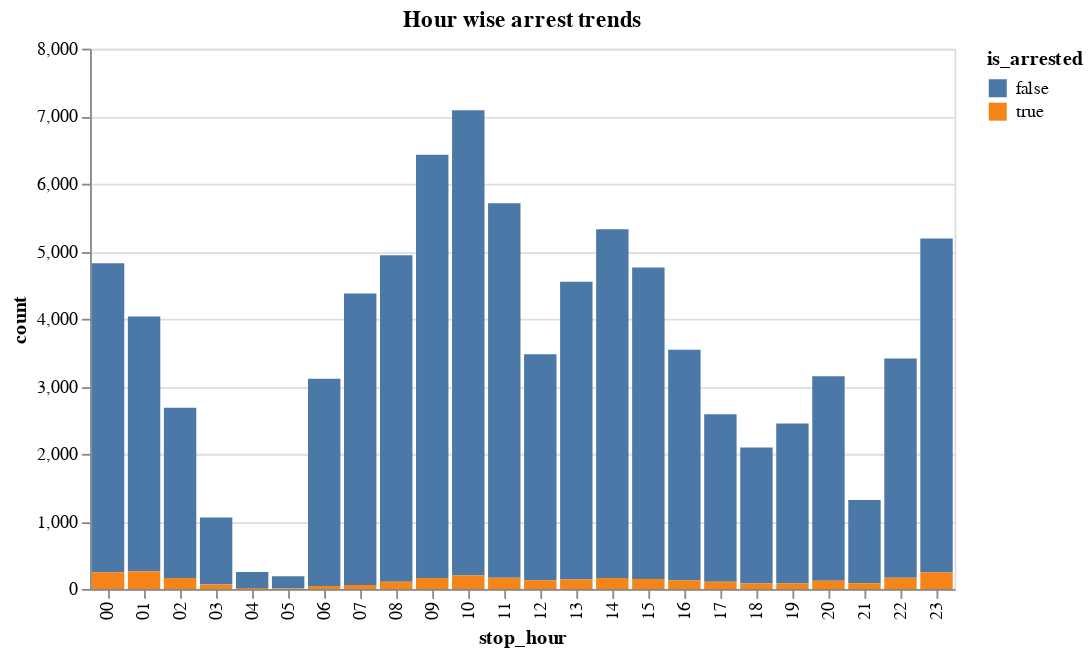

Notebook code for this chart:
### Code cell
# Visualization
alt.Chart(hour_wise_arrests_dt.to_pandas()).mark_bar().encode(
    alt.X('stop_hour:N'),
    alt.Y('count'),
    alt.Color('is_arrested')
).properties(

    title= 'Hour wise arrest trends'
)

### Figure 1 — Vega-Lite specification as saved in the notebook (floating-point values rounded to 4 significant figures)
{"config": {"view": {"continuousWidth": 400, "continuousHeight": 300}}, "data": {"name": "data-f62b2e5adbdafe510a243600371f36c3"}, "mark": "bar", "encoding": {"color": {"type": "nominal", "field": "is_arrested"}, "x": {"type": "nominal", "field": "stop_hour"}, "y": {"type": "quantitative", "field": "count"}}, "title": "Hour wise arrest trends", "$schema": "https://vega.github.io/schema/vega-lite/v4.8.1.json", "datasets": {"data-f62b2e5adbdafe510a243600371f36c3": [{"stop_hour": "00", "is_arrested": false, "count": 4574, "group_tot": 4822, "prop": 0.9486}, {"stop_hour": "00", "is_arrested": true, "count": 248, "group_tot": 4822, "prop": 0.05143}, {"stop_hour": "01", "is_arrested": false, "count": 3773, "group_tot": 4035, "prop": 0.9351}, {"stop_hour": "01", "is_arrested": true, "count": 262, "group_tot": 4035, "prop": 0.06493}, {"stop_hour": "02", "is_arrested": false, "count": 2518, "group_tot": 2681, "prop": 0.9392}, {"stop_hour": "02", "is_arrested": true, "count": 163, "group_tot": 2681, "prop": 0.0608}, {"stop_hour": "03", "is_arrested": false, "count": 993, "group_tot": 1057, "prop": 0.9395}, {"stop_hour": "03", "is_arrested": true, "count": 64, "group_tot": 1057, "prop": 0.06055}, {"stop_hour": "04", "is_arrested": false, "count": 238, "group_tot": 250, "prop": 0.952}, {"stop_hour": "04", "is_arrested": true, "count": 12, "group_tot": 250, "prop": 0.048}, {"stop_hour": "05", "is_arrested": false, "count": 179, "group_tot": 187, "prop": 0.9572}, {"stop_hour": "05", "is_arrested": true, "count": 8, "group_tot": 187, "prop": 0.04278}, {"stop_hour": "06", "is_arrested": false, "count": 3070, "group_tot": 3113, "prop": 0.9862}, {"stop_hour": "06", "is_arrested": true, "count": 43, "group_tot": 3113, "prop": 0.01381}, {"stop_hour": "07", "is_arrested": false, "count": 4317, "group_tot": 4374, "prop": 0.987}, {"stop_hour": "07", "is_arrested": true, "count": 57, "group_tot": 4374, "prop": 0.01303}, {"stop_hour": "08", "is_arrested": false, "count": 4834, "group_tot": 4942, "prop": 0.9781}, {"stop_hour": "08", "is_arrested": true, "count": 108, "group_tot": 4942, "prop": 0.02185}, {"stop_hour": "09", "is_arrested": false, "count": 6265, "group_tot": 6427, "prop": 0.9748}, {"stop_hour": "09", "is_arrested": true, "count": 162, "group_tot": 6427, "prop": 0.02521}, {"stop_hour": "10", "is_arrested": false, "count": 6889, "group_tot": 7089, "prop": 0.9718}, {"stop_hour": "10", "is_arrested": true, "count": 200, "group_tot": 7089, "prop": 0.02821}, {"stop_hour": "11", "is_arrested": false, "count": 5545, "group_tot": 5710, "prop": 0.9711}, {"stop_hour": "11", "is_arrested": true, "count": 165, "group_tot": 5710, "prop": 0.0289}, {"stop_hour": "12", "is_arrested": false, "count": 3346, "group_tot": 3476, "prop": 0.9626}, {"stop_hour": "12", "is_arrested": true, "count": 130, "group_tot": 3476, "prop": 0.0374}, {"stop_hour": "13", "is_arrested": false, "count": 4409, "group_tot": 4549, "prop": 0.9692}, {"stop_hour": "13", "is_arrested": true, "count": 140, "group_tot": 4549, "prop": 0.03078}, {"stop_hour": "14", "is_arrested": false, "count": 5163, "group_tot": 5326, "prop": 0.9694}, {"stop_hour": "14", "is_arrested": true, "count": 163, "group_tot": 5326, "prop": 0.0306}, {"stop_hour": "15", "is_arrested": false, "count": 4613, "group_tot": 4759, "prop": 0.9693}, {"stop_hour": "15", "is_arrested": true, "count": 146, "group_tot": 4759, "prop": 0.03068}, {"stop_hour": "16", "is_arrested": false, "count": 3418, "group_tot": 3543, "prop": 0.9647}, {"stop_hour": "16", "is_arrested": true, "count": 125, "group_tot": 3543, "prop": 0.03528}, {"stop_hour": "17", "is_arrested": false, "count": 2480, "group_tot": 2585, "prop": 0.9594}, {"stop_hour": "17", "is_arrested": true, "count": 105, "group_tot": 2585, "prop": 0.04062}, {"stop_hour": "18", "is_arrested": false, "count": 2014, "group_tot": 2094, "prop": 0.9618}, {"stop_hour": "18", "is_arrested": true, "count": 80, "group_tot": 2094, "prop": 0.0382}, {"stop_hour": "19", "is_arrested": false, "count": 2371, "group_tot": 2450, "prop": 0.9678}, {"stop_hour": "19", "is_arrested": true, "count": 79, "group_tot": 2450, "prop": 0.03224}, {"stop_hour": "20", "is_arrested": false, "count": 3029, "group_tot": 3149, "prop": 0.9619}, {"stop_hour": "20", "is_arrested": true, "count": 120, "group_tot": 3149, "prop": 0.03811}, {"stop_hour": "21", "is_arrested": false, "count": 1232, "group_tot": 1317, "prop": 0.9355}, {"stop_hour": "21", "is_arrested": true, "count": 85, "group_tot": 1317, "prop": 0.06454}, {"stop_hour": "22", "is_arrested": false, "count": 3245, "group_tot": 3411, "prop": 0.9513}, {"stop_hour": "22", "is_arrested": true, "count": 166, "group_tot": 3411, "prop": 0.04867}, {"stop_hour": "23", "is_arrested": false, "count": 4943, "group_tot": 5190, "prop": 0.9524}, {"stop_hour": "23", "is_arrested": true, "count": 247, "group_tot": 5190, "prop": 0.04759}]}}
